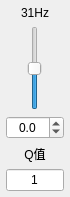
          <widget class="QWidget" name="bandWgt" native="true">
           <property name="sizePolicy">
            <sizepolicy hsizetype="Fixed" vsizetype="Preferred">
             <horstretch>0</horstretch>
             <verstretch>0</verstretch>
            </sizepolicy>
           </property>
           <property name="maximumSize">
            <size>
             <width>70</width>
             <height>16777215</height>
            </size>
           </property>
           <layout class="QVBoxLayout" name="verticalLayout_2">
            <property name="leftMargin">
             <number>6</number>
            </property>
            <property name="topMargin">
             <number>6</number>
            </property>
            <property name="rightMargin">
             <number>6</number>
            </property>
            <property name="bottomMargin">
             <number>6</number>
            </property>
            <item>
             <widget class="QLabel" name="lab_freq">
              <property name="sizePolicy">
               <sizepolicy hsizetype="Preferred" vsizetype="Preferred">
                <horstretch>0</horstretch>
                <verstretch>0</verstretch>
               </sizepolicy>
              </property>
              <property name="contextMenuPolicy">
               <enum>Qt::NoContextMenu</enum>
              </property>
              <property name="text">
               <string>31Hz</string>
              </property>
              <property name="alignment">
               <set>Qt::AlignCenter</set>
              </property>
             </widget>
            </item>
            <item>
             <widget class="QSlider" name="slider_band">
              <property name="sizePolicy">
               <sizepolicy hsizetype="Preferred" vsizetype="Expanding">
                <horstretch>0</horstretch>
                <verstretch>0</verstretch>
               </sizepolicy>
              </property>
              <property name="minimum">
               <number>-300</number>
              </property>
              <property name="maximum">
               <number>300</number>
              </property>
              <property name="singleStep">
               <number>1</number>
              </property>
              <property name="pageStep">
               <number>10</number>
              </property>
              <property name="orientation">
               <enum>Qt::Vertical</enum>
              </property>
             </widget>
            </item>
            <item>
             <widget class="QDoubleSpinBox" name="spinBox_boost">
              <property name="alignment">
               <set>Qt::AlignCenter</set>
              </property>
              <property name="decimals">
               <number>1</number>
              </property>
              <property name="minimum">
               <double>-30.000000000000000</double>
              </property>
              <property name="maximum">
               <double>30.000000000000000</double>
              </property>
              <property name="singleStep">
               <double>0.100000000000000</double>
              </property>
             </widget>
            </item>
            <item>
             <widget class="QLabel" name="lab_Q">
              <property name="sizePolicy">
               <sizepolicy hsizetype="Preferred" vsizetype="Preferred">
                <horstretch>0</horstretch>
                <verstretch>0</verstretch>
               </sizepolicy>
              </property>
              <property name="contextMenuPolicy">
               <enum>Qt::NoContextMenu</enum>
              </property>
              <property name="text">
               <string>Q值</string>
              </property>
              <property name="alignment">
               <set>Qt::AlignCenter</set>
              </property>
             </widget>
            </item>
            <item>
             <widget class="QLineEdit" name="edt_Q">
              <property name="sizePolicy">
               <sizepolicy hsizetype="Preferred" vsizetype="Fixed">
                <horstretch>0</horstretch>
                <verstretch>0</verstretch>
               </sizepolicy>
              </property>
              <property name="text">
               <string>1</string>
              </property>
              <property name="alignment">
               <set>Qt::AlignCenter</set>
              </property>
             </widget>
            </item>
           </layout>
          </widget>
